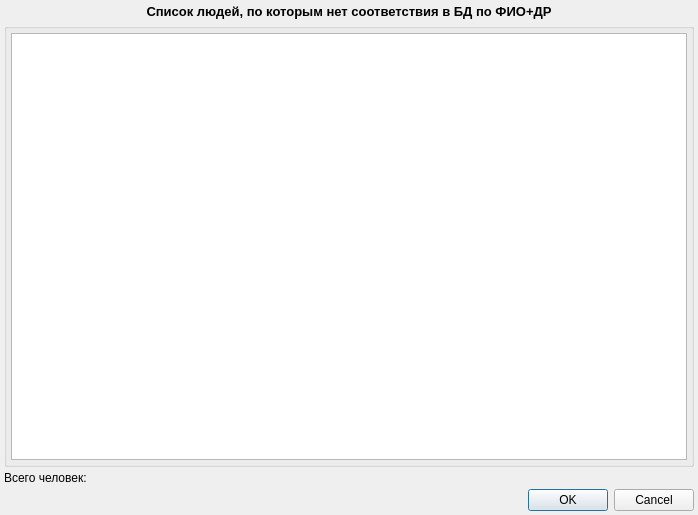
<?xml version="1.0" encoding="UTF-8"?>
<ui version="4.0">
 <class>ImportCovidDialog</class>
 <widget class="QDialog" name="ImportCovidDialog">
  <property name="windowModality">
   <enum>Qt::ApplicationModal</enum>
  </property>
  <property name="geometry">
   <rect>
    <x>0</x>
    <y>0</y>
    <width>698</width>
    <height>515</height>
   </rect>
  </property>
  <property name="windowTitle">
   <string>Dialog</string>
  </property>
  <layout class="QVBoxLayout" name="verticalLayout">
   <property name="spacing">
    <number>4</number>
   </property>
   <property name="margin">
    <number>4</number>
   </property>
   <item>
    <widget class="QLabel" name="label">
     <property name="font">
      <font>
       <pointsize>10</pointsize>
       <weight>75</weight>
       <bold>true</bold>
      </font>
     </property>
     <property name="text">
      <string>Список людей, по которым нет соответствия в БД по ФИО+ДР</string>
     </property>
     <property name="textFormat">
      <enum>Qt::PlainText</enum>
     </property>
     <property name="alignment">
      <set>Qt::AlignCenter</set>
     </property>
     <property name="wordWrap">
      <bool>true</bool>
     </property>
    </widget>
   </item>
   <item>
    <widget class="QSplitter" name="splitter">
     <property name="orientation">
      <enum>Qt::Vertical</enum>
     </property>
     <property name="childrenCollapsible">
      <bool>false</bool>
     </property>
     <widget class="QGroupBox" name="grpAccountItems">
      <property name="title">
       <string/>
      </property>
      <layout class="QGridLayout" name="gridLayout_2">
       <property name="margin">
        <number>4</number>
       </property>
       <property name="spacing">
        <number>4</number>
       </property>
       <item row="0" column="0" colspan="2">
        <widget class="CInDocTableView" name="tblAccountItems"/>
       </item>
      </layout>
     </widget>
    </widget>
   </item>
   <item>
    <widget class="QLabel" name="labelCount">
     <property name="text">
      <string>Всего человек: </string>
     </property>
    </widget>
   </item>
   <item>
    <widget class="QDialogButtonBox" name="buttonBox">
     <property name="orientation">
      <enum>Qt::Horizontal</enum>
     </property>
     <property name="standardButtons">
      <set>QDialogButtonBox::Cancel|QDialogButtonBox::Ok</set>
     </property>
    </widget>
   </item>
  </layout>
 </widget>
 <customwidgets>
  <customwidget>
   <class>CInDocTableView</class>
   <extends>QTableView</extends>
   <header>library/InDocTable.h</header>
  </customwidget>
 </customwidgets>
 <tabstops>
  <tabstop>tblAccountItems</tabstop>
  <tabstop>buttonBox</tabstop>
 </tabstops>
 <resources/>
 <connections>
  <connection>
   <sender>buttonBox</sender>
   <signal>accepted()</signal>
   <receiver>ImportCovidDialog</receiver>
   <slot>accept()</slot>
   <hints>
    <hint type="sourcelabel">
     <x>451</x>
     <y>510</y>
    </hint>
    <hint type="destinationlabel">
     <x>455</x>
     <y>514</y>
    </hint>
   </hints>
  </connection>
  <connection>
   <sender>buttonBox</sender>
   <signal>rejected()</signal>
   <receiver>ImportCovidDialog</receiver>
   <slot>reject()</slot>
   <hints>
    <hint type="sourcelabel">
     <x>451</x>
     <y>510</y>
    </hint>
    <hint type="destinationlabel">
     <x>455</x>
     <y>514</y>
    </hint>
   </hints>
  </connection>
 </connections>
</ui>
